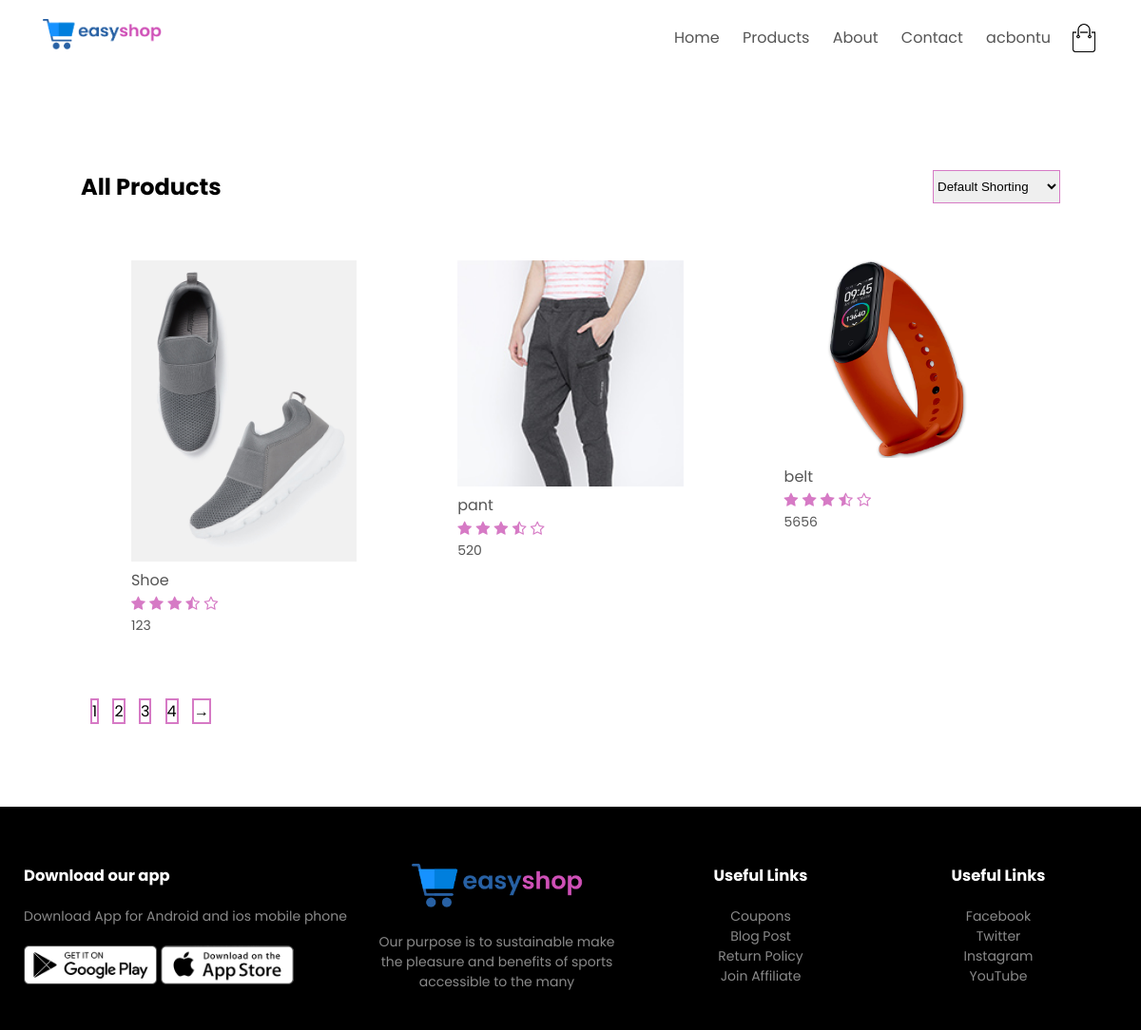
Page /products.php (signed in) on the committed database.
### tables this page shows
CREATE TABLE `products` (
  `id` int(11) NOT NULL,
  `product_name` varchar(255) NOT NULL,
  `product_description` text NOT NULL,
  `price` int(11) NOT NULL,
  `image` varchar(255) DEFAULT NULL
);

### products.php (the view, shortened to what this page needs)
<!DOCTYPE html>
<html lang="en">
<head>
	<link rel="stylesheet" href="style.css">
	<link rel="stylesheet" href="https://stackpath.bootstrapcdn.com/font-awesome/4.7.0/css/font-awesome.min.css">
</head>
<body>
		<div class="container">
			<div class="navbar">
					<div class="logo">
						<img src="images/Group 2.png" width="125px">
					</div>
					<nav>
						<ul id="MenuItems">
                        <?php include 'menu.php' ?>
						</ul>
					</nav>
					<img src="images/cart.png" width="30px" height="30px">
			</div>
		</div>
	<div class="small-container">
        <div class="row row-2">
            <h2> All Products </h2>
             <select>
                <option> Default Shorting</option>
            </select>
        </div>
        <div class="row">
	<?php
include 'config.php';
$query = "SELECT * FROM products;";
$result = mysqli_query($con,$query);
if(mysqli_num_rows($result) > 0) {
 while( $row = mysqli_fetch_array($result)){
 echo   '
    <div class="col-4">
      <a href = "productDetails.php?id='.$row['id'].'">  <img src="admin/uploads/'.$row['image'].'" alt=""> </a>
	  <a href = "productDetails.php?id='.$row['id'].'"><h4>'.$row['product_name'].'</h4> </a>
       <div class="rating">
        <i class="fa fa-star" ></i>
           <i class="fa fa-star" ></i>
           <i class="fa fa-star" ></i>
           <i class="fa fa-star-half-o" ></i>
           <i class="fa fa-star-o" ></i>
   </div>
       <p>'.$row['price'].'</p>
   </div>
   ';
 }
}
    ?>
     </div>
            <div class="page-btn">
                <span>1</span>
                <span>2</span>
                <span>3</span>
                <span>4</span>
                <span>&#8594;</span>
            </div>
    </div>
<div class="footer">
	<div class="container">
		<div class="row">
			<div class="footer-col-1">
				<h3>Download our app</h3>
				<p>Download App for Android and ios mobile phone</p>
				<div class="app-logo">
					<img src="images/play-store.png" >
					<img src="images/app-store.png" >
				</div>
			</div>
			<div class="footer-col-2">
				<img src="images/Group 2.png" >
				<p>Our purpose is to sustainable make <br> the pleasure and benefits of sports <br> accessible to the many</p>
			</div>
			<div class="footer-col-3">
				<h3>Useful Links</h3>
				<ul>
					<li>Coupons</li>
					<li>Blog Post</li>
					<li>Return Policy </li>
					<li>Join Affiliate </li>
				</ul>
			</div>
			<div class="footer-col-4">
				<h3>Useful Links</h3>
				<ul>
					<li>Facebook</li>
					<li>Twitter</li>
					<li>Instagram </li>
					<li>YouTube </li>
				</ul>
			</div>
		</div>
	</div>
</div>
</body>
</html>

### style.css (style rules this page uses)
* { margin: 0; padding: 0; box-sizing: border-box; }
body { font-family: 'Poppins', sans-serif; }
.navbar { display: flex; align-items: center; padding: 20px; }
nav { flex: 1; text-align: right; }
nav ul { display: inline-block; list-style-type: none; }
a { text-decoration: none; color: #555; }
p { color: #555; }
.container { max-width: 1300px; align-items: center; margin: auto; padding-left: 25px; padding-right: 25px; }
.row { display: flex; flex-wrap: wrap; justify-content: space-around; }
.small-container { max-width: 1080px; margin: auto; padding-left: 25px; padding-right: 25px; }
.col-4 { flex-basis: 25%; padding: 10px; min-width: 200px; margin-bottom: 50px; transition: transform 0.5s; }
.col-4 img { width: 100%; }
h4 { color: #555; font-weight: normal; }
.col-4 p { font-size: 14px; }
.rating .fa { color: #D67AC5; }
.footer { background: #000; color: #8a8a8a; font-size: 14px; padding: 60px 0 20px; margin-top: 50px; }
.footer p { color: #8a8a8a; }
.footer h3 { color: #fff; margin-bottom: 20px; }
.footer-col-1, .footer-col-2, .footer-col-3, .footer-col-4 { min-width: 250px; margin-bottom: 20px; }
.footer-col-1 { flex-basis: 30% ; }
.footer-col-2 { flex: 1; text-align: center; }
.footer-col-2 img { width: 180px; margin-bottom: 20px ; }
.footer-col-3, .footer-col-4 { flex-basis: 12%; text-align: center; }
ul { list-style-type: none ; }
.app-logo { margin-top: 20px; }
.app-logo img { width: 140px; }
.row-2 { justify-content: space-between; margin: 100px auto 50px; }
select { border: 1px solid #D67AC5; }
.page-btn { margin: 0 auto 80px; }
.page-btn span { display: inline block; border: 2px solid #D67AC5; margin-left: 10px; width: 40px; height: 40px; text-align: center; line-height: 40px; cursor: pointer; }

### rows in the picture
products: image (picture), product_name "Shoe", price "123"
products: image (picture), product_name "pant", price "520"
products: image (picture), product_name "belt", price "5656"

### other values in the picture
$_SESSION['name'] "acbontu"
